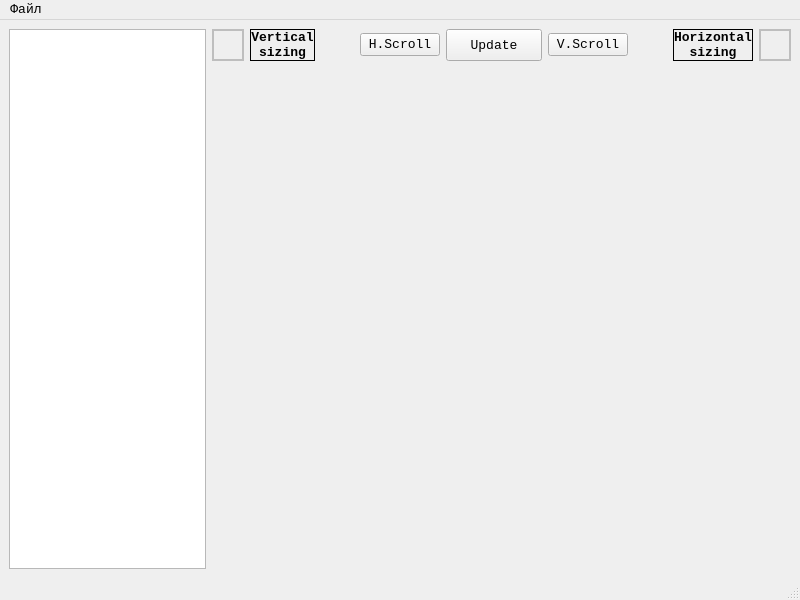
<?xml version="1.0" encoding="UTF-8"?>
<ui version="4.0">
 <class>MainWindow</class>
 <widget class="QMainWindow" name="MainWindow">
  <property name="geometry">
   <rect>
    <x>0</x>
    <y>0</y>
    <width>800</width>
    <height>600</height>
   </rect>
  </property>
  <property name="font">
   <font>
    <family>Consolas</family>
    <pointsize>10</pointsize>
   </font>
  </property>
  <property name="windowTitle">
   <string>Визуализация</string>
  </property>
  <property name="windowIcon">
   <iconset resource="resources.qrc">
    <normaloff>:/icons/audio.png</normaloff>:/icons/audio.png</iconset>
  </property>
  <widget class="QWidget" name="centralwidget">
   <layout class="QGridLayout" name="gridLayout">
    <item row="0" column="1">
     <layout class="QVBoxLayout" name="verticalLayout">
      <item>
       <layout class="QHBoxLayout" name="horizontalLayout_3">
        <item>
         <layout class="QHBoxLayout" name="horizontalLayout">
          <item>
           <widget class="QLabel" name="verticalIndicator">
            <property name="enabled">
             <bool>false</bool>
            </property>
            <property name="minimumSize">
             <size>
              <width>32</width>
              <height>32</height>
             </size>
            </property>
            <property name="maximumSize">
             <size>
              <width>32</width>
              <height>32</height>
             </size>
            </property>
            <property name="frameShape">
             <enum>QFrame::WinPanel</enum>
            </property>
            <property name="text">
             <string/>
            </property>
           </widget>
          </item>
          <item>
           <widget class="QLabel" name="label_2">
            <property name="maximumSize">
             <size>
              <width>16777215</width>
              <height>32</height>
             </size>
            </property>
            <property name="font">
             <font>
              <family>Consolas</family>
              <pointsize>10</pointsize>
              <weight>75</weight>
              <bold>true</bold>
             </font>
            </property>
            <property name="frameShape">
             <enum>QFrame::Box</enum>
            </property>
            <property name="text">
             <string>Vertical
sizing</string>
            </property>
            <property name="alignment">
             <set>Qt::AlignCenter</set>
            </property>
           </widget>
          </item>
         </layout>
        </item>
        <item>
         <spacer name="horizontalSpacer_2">
          <property name="orientation">
           <enum>Qt::Horizontal</enum>
          </property>
          <property name="sizeHint" stdset="0">
           <size>
            <width>40</width>
            <height>20</height>
           </size>
          </property>
         </spacer>
        </item>
        <item>
         <widget class="QPushButton" name="pushButton_2">
          <property name="text">
           <string>H.Scroll</string>
          </property>
         </widget>
        </item>
        <item>
         <widget class="QPushButton" name="pushButton">
          <property name="minimumSize">
           <size>
            <width>96</width>
            <height>32</height>
           </size>
          </property>
          <property name="maximumSize">
           <size>
            <width>96</width>
            <height>32</height>
           </size>
          </property>
          <property name="text">
           <string>Update</string>
          </property>
         </widget>
        </item>
        <item>
         <widget class="QPushButton" name="pushButton_3">
          <property name="text">
           <string>V.Scroll</string>
          </property>
         </widget>
        </item>
        <item>
         <spacer name="horizontalSpacer">
          <property name="orientation">
           <enum>Qt::Horizontal</enum>
          </property>
          <property name="sizeHint" stdset="0">
           <size>
            <width>40</width>
            <height>32</height>
           </size>
          </property>
         </spacer>
        </item>
        <item>
         <layout class="QHBoxLayout" name="horizontalLayout_2">
          <item>
           <widget class="QLabel" name="label_4">
            <property name="maximumSize">
             <size>
              <width>16777215</width>
              <height>32</height>
             </size>
            </property>
            <property name="font">
             <font>
              <family>Consolas</family>
              <pointsize>10</pointsize>
              <weight>75</weight>
              <bold>true</bold>
             </font>
            </property>
            <property name="frameShape">
             <enum>QFrame::Box</enum>
            </property>
            <property name="text">
             <string>Horizontal
sizing</string>
            </property>
            <property name="alignment">
             <set>Qt::AlignCenter</set>
            </property>
           </widget>
          </item>
          <item>
           <widget class="QLabel" name="horizontalIndicator">
            <property name="enabled">
             <bool>false</bool>
            </property>
            <property name="minimumSize">
             <size>
              <width>32</width>
              <height>32</height>
             </size>
            </property>
            <property name="maximumSize">
             <size>
              <width>32</width>
              <height>32</height>
             </size>
            </property>
            <property name="frameShape">
             <enum>QFrame::WinPanel</enum>
            </property>
            <property name="text">
             <string/>
            </property>
           </widget>
          </item>
         </layout>
        </item>
       </layout>
      </item>
      <item>
       <widget class="QCustomPlot" name="plotter" native="true"/>
      </item>
     </layout>
    </item>
    <item row="0" column="0">
     <widget class="QListWidget" name="listWidget">
      <property name="maximumSize">
       <size>
        <width>200</width>
        <height>16777215</height>
       </size>
      </property>
      <property name="isWrapping" stdset="0">
       <bool>true</bool>
      </property>
     </widget>
    </item>
   </layout>
  </widget>
  <widget class="QMenuBar" name="menubar">
   <property name="geometry">
    <rect>
     <x>0</x>
     <y>0</y>
     <width>800</width>
     <height>22</height>
    </rect>
   </property>
   <widget class="QMenu" name="menu">
    <property name="title">
     <string>Файл</string>
    </property>
    <widget class="QMenu" name="menu_2">
     <property name="title">
      <string>Открыть</string>
     </property>
     <addaction name="actionFFT_result"/>
     <addaction name="actionRaw_data"/>
     <addaction name="actionRaw_quad"/>
     <addaction name="actionFloat_discretes"/>
     <addaction name="actionDouble_discretes"/>
    </widget>
    <addaction name="menu_2"/>
    <addaction name="actionFullscreen"/>
    <addaction name="separator"/>
    <addaction name="actionClose_window"/>
   </widget>
   <addaction name="menu"/>
  </widget>
  <widget class="QStatusBar" name="statusbar"/>
  <action name="actionFullscreen">
   <property name="text">
    <string>Fullscreen</string>
   </property>
  </action>
  <action name="actionFFT_result">
   <property name="text">
    <string>FFT_result</string>
   </property>
  </action>
  <action name="actionRaw_data">
   <property name="text">
    <string>Raw data</string>
   </property>
  </action>
  <action name="actionClose_window">
   <property name="text">
    <string>Close window</string>
   </property>
   <property name="toolTip">
    <string>Close window</string>
   </property>
  </action>
  <action name="actionRaw_quad">
   <property name="text">
    <string>Raw quad</string>
   </property>
  </action>
  <action name="actionFloat_discretes">
   <property name="text">
    <string>Float discretes</string>
   </property>
  </action>
  <action name="actionDouble_discretes">
   <property name="text">
    <string>Double discretes</string>
   </property>
  </action>
 </widget>
 <customwidgets>
  <customwidget>
   <class>QCustomPlot</class>
   <extends>QWidget</extends>
   <header>qcustomplot.h</header>
   <container>1</container>
  </customwidget>
 </customwidgets>
 <resources>
  <include location="resources.qrc"/>
 </resources>
 <connections/>
</ui>
